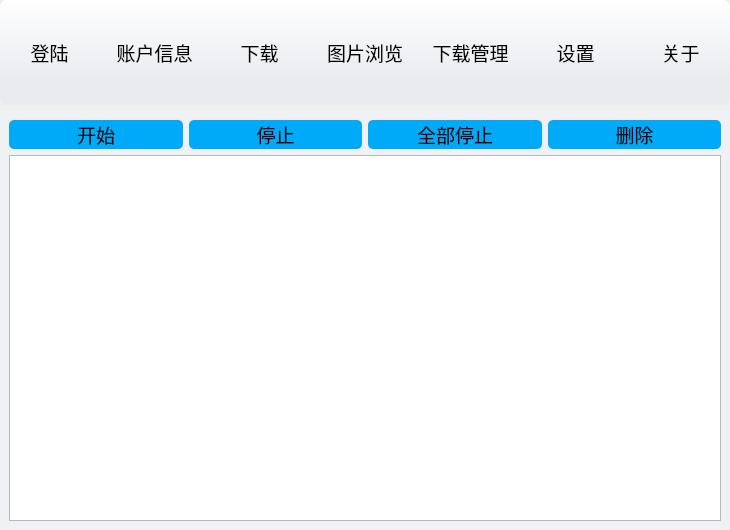
<?xml version="1.0" encoding="UTF-8"?>
<ui version="4.0">
 <class>mainWidget</class>
 <widget class="QWidget" name="mainWidget">
  <property name="geometry">
   <rect>
    <x>0</x>
    <y>0</y>
    <width>730</width>
    <height>530</height>
   </rect>
  </property>
  <property name="sizePolicy">
   <sizepolicy hsizetype="Preferred" vsizetype="Preferred">
    <horstretch>0</horstretch>
    <verstretch>0</verstretch>
   </sizepolicy>
  </property>
  <property name="minimumSize">
   <size>
    <width>730</width>
    <height>530</height>
   </size>
  </property>
  <property name="maximumSize">
   <size>
    <width>16777215</width>
    <height>16777215</height>
   </size>
  </property>
  <property name="windowTitle">
   <string>Form</string>
  </property>
  <property name="styleSheet">
   <string notr="true"/>
  </property>
  <layout class="QGridLayout" name="gridLayout" rowstretch="1,4">
   <property name="leftMargin">
    <number>0</number>
   </property>
   <property name="topMargin">
    <number>0</number>
   </property>
   <property name="rightMargin">
    <number>0</number>
   </property>
   <property name="bottomMargin">
    <number>0</number>
   </property>
   <item row="0" column="0">
    <widget class="QFrame" name="frame">
     <property name="sizePolicy">
      <sizepolicy hsizetype="Preferred" vsizetype="Preferred">
       <horstretch>0</horstretch>
       <verstretch>0</verstretch>
      </sizepolicy>
     </property>
     <property name="minimumSize">
      <size>
       <width>600</width>
       <height>100</height>
      </size>
     </property>
     <property name="styleSheet">
      <string notr="true">QFrame#frame{
background-color: qlineargradient(spread:pad, x1:1, y1:0.767091, x2:1, y2:0, stop:0 rgba(233,235,239,255), stop:1 rgba(255, 255, 255, 255));
border-radius:7px;
}

QToolButton{
border:None;
border-radius:7px;
}

QToolButton:checked,QToolButton:pressed{
background-color:rgb(133,150,167);
}

QToolButton:hover{
background-color:rgb(224,226,230)
}

QToolButton:checked:hover{
background-color:rgb(133,150,167);
}</string>
     </property>
     <property name="frameShape">
      <enum>QFrame::StyledPanel</enum>
     </property>
     <property name="frameShadow">
      <enum>QFrame::Raised</enum>
     </property>
     <layout class="QGridLayout" name="gridLayout_2" columnstretch="0,0,0,0,0,0,0">
      <property name="sizeConstraint">
       <enum>QLayout::SetDefaultConstraint</enum>
      </property>
      <property name="leftMargin">
       <number>0</number>
      </property>
      <property name="topMargin">
       <number>0</number>
      </property>
      <property name="rightMargin">
       <number>0</number>
      </property>
      <property name="bottomMargin">
       <number>0</number>
      </property>
      <item row="0" column="6">
       <widget class="QToolButton" name="aboutButton">
        <property name="sizePolicy">
         <sizepolicy hsizetype="Preferred" vsizetype="Preferred">
          <horstretch>0</horstretch>
          <verstretch>0</verstretch>
         </sizepolicy>
        </property>
        <property name="minimumSize">
         <size>
          <width>95</width>
          <height>95</height>
         </size>
        </property>
        <property name="font">
         <font>
          <family>simsun</family>
          <pointsize>14</pointsize>
          <weight>50</weight>
          <italic>false</italic>
          <bold>false</bold>
         </font>
        </property>
        <property name="text">
         <string>关于</string>
        </property>
        <property name="icon">
         <iconset resource="pixiv.qrc">
          <normaloff>:/icons/icons/orkut-256.png</normaloff>:/icons/icons/orkut-256.png</iconset>
        </property>
        <property name="iconSize">
         <size>
          <width>50</width>
          <height>50</height>
         </size>
        </property>
        <property name="checkable">
         <bool>true</bool>
        </property>
        <property name="autoExclusive">
         <bool>true</bool>
        </property>
        <property name="toolButtonStyle">
         <enum>Qt::ToolButtonTextUnderIcon</enum>
        </property>
        <property name="autoRaise">
         <bool>false</bool>
        </property>
       </widget>
      </item>
      <item row="0" column="3">
       <widget class="QToolButton" name="viewButton">
        <property name="sizePolicy">
         <sizepolicy hsizetype="Preferred" vsizetype="Preferred">
          <horstretch>0</horstretch>
          <verstretch>0</verstretch>
         </sizepolicy>
        </property>
        <property name="minimumSize">
         <size>
          <width>95</width>
          <height>95</height>
         </size>
        </property>
        <property name="font">
         <font>
          <family>simsun</family>
          <pointsize>14</pointsize>
          <weight>50</weight>
          <italic>false</italic>
          <bold>false</bold>
         </font>
        </property>
        <property name="text">
         <string>图片浏览</string>
        </property>
        <property name="icon">
         <iconset resource="pixiv.qrc">
          <normaloff>:/icons/icons/picasa-256.png</normaloff>:/icons/icons/picasa-256.png</iconset>
        </property>
        <property name="iconSize">
         <size>
          <width>50</width>
          <height>50</height>
         </size>
        </property>
        <property name="checkable">
         <bool>true</bool>
        </property>
        <property name="autoExclusive">
         <bool>true</bool>
        </property>
        <property name="toolButtonStyle">
         <enum>Qt::ToolButtonTextUnderIcon</enum>
        </property>
        <property name="autoRaise">
         <bool>false</bool>
        </property>
       </widget>
      </item>
      <item row="0" column="4">
       <widget class="QToolButton" name="manageButton">
        <property name="sizePolicy">
         <sizepolicy hsizetype="Preferred" vsizetype="Preferred">
          <horstretch>0</horstretch>
          <verstretch>0</verstretch>
         </sizepolicy>
        </property>
        <property name="minimumSize">
         <size>
          <width>95</width>
          <height>95</height>
         </size>
        </property>
        <property name="font">
         <font>
          <family>simsun</family>
          <pointsize>14</pointsize>
          <weight>50</weight>
          <italic>false</italic>
          <bold>false</bold>
         </font>
        </property>
        <property name="text">
         <string>下载管理</string>
        </property>
        <property name="icon">
         <iconset resource="pixiv.qrc">
          <normaloff>:/icons/icons/foursquare-256.png</normaloff>:/icons/icons/foursquare-256.png</iconset>
        </property>
        <property name="iconSize">
         <size>
          <width>50</width>
          <height>50</height>
         </size>
        </property>
        <property name="checkable">
         <bool>true</bool>
        </property>
        <property name="autoExclusive">
         <bool>true</bool>
        </property>
        <property name="toolButtonStyle">
         <enum>Qt::ToolButtonTextUnderIcon</enum>
        </property>
        <property name="autoRaise">
         <bool>false</bool>
        </property>
       </widget>
      </item>
      <item row="0" column="5">
       <widget class="QToolButton" name="settingButton">
        <property name="enabled">
         <bool>true</bool>
        </property>
        <property name="sizePolicy">
         <sizepolicy hsizetype="Preferred" vsizetype="Preferred">
          <horstretch>0</horstretch>
          <verstretch>0</verstretch>
         </sizepolicy>
        </property>
        <property name="minimumSize">
         <size>
          <width>95</width>
          <height>95</height>
         </size>
        </property>
        <property name="sizeIncrement">
         <size>
          <width>0</width>
          <height>0</height>
         </size>
        </property>
        <property name="baseSize">
         <size>
          <width>0</width>
          <height>0</height>
         </size>
        </property>
        <property name="font">
         <font>
          <family>simsun</family>
          <pointsize>14</pointsize>
          <weight>50</weight>
          <italic>false</italic>
          <bold>false</bold>
         </font>
        </property>
        <property name="text">
         <string>设置</string>
        </property>
        <property name="icon">
         <iconset resource="pixiv.qrc">
          <normaloff>:/icons/icons/posterous-256.png</normaloff>:/icons/icons/posterous-256.png</iconset>
        </property>
        <property name="iconSize">
         <size>
          <width>50</width>
          <height>50</height>
         </size>
        </property>
        <property name="checkable">
         <bool>true</bool>
        </property>
        <property name="autoExclusive">
         <bool>true</bool>
        </property>
        <property name="toolButtonStyle">
         <enum>Qt::ToolButtonTextUnderIcon</enum>
        </property>
        <property name="autoRaise">
         <bool>false</bool>
        </property>
       </widget>
      </item>
      <item row="0" column="2">
       <widget class="QToolButton" name="downloadButton">
        <property name="sizePolicy">
         <sizepolicy hsizetype="Preferred" vsizetype="Preferred">
          <horstretch>0</horstretch>
          <verstretch>0</verstretch>
         </sizepolicy>
        </property>
        <property name="minimumSize">
         <size>
          <width>95</width>
          <height>95</height>
         </size>
        </property>
        <property name="font">
         <font>
          <family>simsun</family>
          <pointsize>14</pointsize>
          <weight>50</weight>
          <italic>false</italic>
          <bold>false</bold>
         </font>
        </property>
        <property name="text">
         <string>下载</string>
        </property>
        <property name="icon">
         <iconset resource="pixiv.qrc">
          <normaloff>:/icons/icons/envato-256.png</normaloff>:/icons/icons/envato-256.png</iconset>
        </property>
        <property name="iconSize">
         <size>
          <width>50</width>
          <height>50</height>
         </size>
        </property>
        <property name="checkable">
         <bool>true</bool>
        </property>
        <property name="autoExclusive">
         <bool>true</bool>
        </property>
        <property name="toolButtonStyle">
         <enum>Qt::ToolButtonTextUnderIcon</enum>
        </property>
        <property name="autoRaise">
         <bool>false</bool>
        </property>
       </widget>
      </item>
      <item row="0" column="1">
       <widget class="QToolButton" name="accountButton">
        <property name="sizePolicy">
         <sizepolicy hsizetype="Preferred" vsizetype="Preferred">
          <horstretch>0</horstretch>
          <verstretch>0</verstretch>
         </sizepolicy>
        </property>
        <property name="minimumSize">
         <size>
          <width>95</width>
          <height>95</height>
         </size>
        </property>
        <property name="font">
         <font>
          <family>simsun</family>
          <pointsize>14</pointsize>
          <weight>50</weight>
          <italic>false</italic>
          <bold>false</bold>
         </font>
        </property>
        <property name="text">
         <string>账户信息</string>
        </property>
        <property name="icon">
         <iconset resource="pixiv.qrc">
          <normaloff>:/icons/icons/aim-256.png</normaloff>:/icons/icons/aim-256.png</iconset>
        </property>
        <property name="iconSize">
         <size>
          <width>50</width>
          <height>50</height>
         </size>
        </property>
        <property name="checkable">
         <bool>true</bool>
        </property>
        <property name="autoExclusive">
         <bool>true</bool>
        </property>
        <property name="toolButtonStyle">
         <enum>Qt::ToolButtonTextUnderIcon</enum>
        </property>
        <property name="autoRaise">
         <bool>false</bool>
        </property>
       </widget>
      </item>
      <item row="0" column="0">
       <widget class="QToolButton" name="loginButton">
        <property name="sizePolicy">
         <sizepolicy hsizetype="Preferred" vsizetype="Preferred">
          <horstretch>0</horstretch>
          <verstretch>0</verstretch>
         </sizepolicy>
        </property>
        <property name="minimumSize">
         <size>
          <width>95</width>
          <height>95</height>
         </size>
        </property>
        <property name="font">
         <font>
          <family>simsun</family>
          <pointsize>14</pointsize>
          <weight>50</weight>
          <italic>false</italic>
          <bold>false</bold>
         </font>
        </property>
        <property name="text">
         <string>登陆</string>
        </property>
        <property name="icon">
         <iconset resource="pixiv.qrc">
          <normaloff>:/icons/icons/gravatar-256.png</normaloff>:/icons/icons/gravatar-256.png</iconset>
        </property>
        <property name="iconSize">
         <size>
          <width>50</width>
          <height>50</height>
         </size>
        </property>
        <property name="checkable">
         <bool>true</bool>
        </property>
        <property name="autoExclusive">
         <bool>true</bool>
        </property>
        <property name="toolButtonStyle">
         <enum>Qt::ToolButtonTextUnderIcon</enum>
        </property>
        <property name="autoRaise">
         <bool>false</bool>
        </property>
       </widget>
      </item>
     </layout>
    </widget>
   </item>
   <item row="1" column="0">
    <widget class="QStackedWidget" name="stackedWidget">
     <property name="sizePolicy">
      <sizepolicy hsizetype="Preferred" vsizetype="Preferred">
       <horstretch>0</horstretch>
       <verstretch>0</verstretch>
      </sizepolicy>
     </property>
     <property name="minimumSize">
      <size>
       <width>600</width>
       <height>360</height>
      </size>
     </property>
     <property name="styleSheet">
      <string notr="true">QStackedWidget{
background-color: rgb(240,241,244);

}

QPushButton{
background-color: rgb(0,170,248);
border-radius:5px;
}
QPushButton:hover{
background-color: rgb(51, 68, 85);
}

QLabel{
border:2px solid rgb(228,228,228);
border-radius:5px;
}
QLineEdit{
border:2px solid rgb(228,228,228);
border-radius:5px;
}</string>
     </property>
     <property name="currentIndex">
      <number>4</number>
     </property>
     <widget class="QWidget" name="login">
      <widget class="QPushButton" name="stackLoginButton">
       <property name="geometry">
        <rect>
         <x>230</x>
         <y>200</y>
         <width>121</width>
         <height>41</height>
        </rect>
       </property>
       <property name="sizePolicy">
        <sizepolicy hsizetype="Fixed" vsizetype="Fixed">
         <horstretch>100</horstretch>
         <verstretch>45</verstretch>
        </sizepolicy>
       </property>
       <property name="palette">
        <palette>
         <active>
          <colorrole role="Button">
           <brush brushstyle="SolidPattern">
            <color alpha="255">
             <red>0</red>
             <green>170</green>
             <blue>248</blue>
            </color>
           </brush>
          </colorrole>
          <colorrole role="Base">
           <brush brushstyle="SolidPattern">
            <color alpha="255">
             <red>0</red>
             <green>170</green>
             <blue>248</blue>
            </color>
           </brush>
          </colorrole>
          <colorrole role="Window">
           <brush brushstyle="SolidPattern">
            <color alpha="255">
             <red>0</red>
             <green>170</green>
             <blue>248</blue>
            </color>
           </brush>
          </colorrole>
         </active>
         <inactive>
          <colorrole role="Button">
           <brush brushstyle="SolidPattern">
            <color alpha="255">
             <red>0</red>
             <green>170</green>
             <blue>248</blue>
            </color>
           </brush>
          </colorrole>
          <colorrole role="Base">
           <brush brushstyle="SolidPattern">
            <color alpha="255">
             <red>0</red>
             <green>170</green>
             <blue>248</blue>
            </color>
           </brush>
          </colorrole>
          <colorrole role="Window">
           <brush brushstyle="SolidPattern">
            <color alpha="255">
             <red>0</red>
             <green>170</green>
             <blue>248</blue>
            </color>
           </brush>
          </colorrole>
         </inactive>
         <disabled>
          <colorrole role="Button">
           <brush brushstyle="SolidPattern">
            <color alpha="255">
             <red>0</red>
             <green>170</green>
             <blue>248</blue>
            </color>
           </brush>
          </colorrole>
          <colorrole role="Base">
           <brush brushstyle="SolidPattern">
            <color alpha="255">
             <red>0</red>
             <green>170</green>
             <blue>248</blue>
            </color>
           </brush>
          </colorrole>
          <colorrole role="Window">
           <brush brushstyle="SolidPattern">
            <color alpha="255">
             <red>0</red>
             <green>170</green>
             <blue>248</blue>
            </color>
           </brush>
          </colorrole>
         </disabled>
        </palette>
       </property>
       <property name="font">
        <font>
         <family>宋体</family>
         <pointsize>14</pointsize>
         <weight>50</weight>
         <italic>false</italic>
         <bold>false</bold>
        </font>
       </property>
       <property name="text">
        <string>登陆</string>
       </property>
       <property name="shortcut">
        <string>Return</string>
       </property>
      </widget>
      <widget class="QWidget" name="layoutWidget">
       <property name="geometry">
        <rect>
         <x>170</x>
         <y>120</y>
         <width>243</width>
         <height>60</height>
        </rect>
       </property>
       <layout class="QGridLayout" name="gridLayout_6">
        <item row="1" column="1">
         <widget class="QLineEdit" name="stackPassWordLineEdit">
          <property name="inputMask">
           <string/>
          </property>
          <property name="echoMode">
           <enum>QLineEdit::Password</enum>
          </property>
         </widget>
        </item>
        <item row="1" column="0">
         <widget class="QLabel" name="label_2">
          <property name="font">
           <font>
            <family>宋体</family>
            <pointsize>14</pointsize>
            <weight>50</weight>
            <italic>false</italic>
            <bold>false</bold>
           </font>
          </property>
          <property name="text">
           <string>密码</string>
          </property>
          <property name="textFormat">
           <enum>Qt::AutoText</enum>
          </property>
         </widget>
        </item>
        <item row="0" column="0">
         <widget class="QLabel" name="label">
          <property name="font">
           <font>
            <family>宋体</family>
            <pointsize>14</pointsize>
            <weight>50</weight>
            <italic>false</italic>
            <bold>false</bold>
           </font>
          </property>
          <property name="text">
           <string>用户名</string>
          </property>
          <property name="textFormat">
           <enum>Qt::AutoText</enum>
          </property>
         </widget>
        </item>
        <item row="0" column="1">
         <widget class="QLineEdit" name="stackPixivIDLineEdit">
          <property name="inputMask">
           <string/>
          </property>
          <property name="text">
           <string/>
          </property>
         </widget>
        </item>
       </layout>
      </widget>
     </widget>
     <widget class="QWidget" name="page">
      <widget class="QPushButton" name="stackFollowedUser">
       <property name="geometry">
        <rect>
         <x>270</x>
         <y>80</y>
         <width>111</width>
         <height>41</height>
        </rect>
       </property>
       <property name="font">
        <font>
         <family>宋体</family>
         <pointsize>14</pointsize>
        </font>
       </property>
       <property name="text">
        <string>关注用户</string>
       </property>
      </widget>
      <widget class="QLabel" name="stackAvatar">
       <property name="geometry">
        <rect>
         <x>40</x>
         <y>60</y>
         <width>170</width>
         <height>170</height>
        </rect>
       </property>
       <property name="text">
        <string/>
       </property>
      </widget>
      <widget class="QPushButton" name="stackLogoutButton">
       <property name="geometry">
        <rect>
         <x>60</x>
         <y>250</y>
         <width>111</width>
         <height>41</height>
        </rect>
       </property>
       <property name="font">
        <font>
         <family>宋体</family>
         <pointsize>14</pointsize>
        </font>
       </property>
       <property name="text">
        <string>退出登录</string>
       </property>
      </widget>
     </widget>
     <widget class="QWidget" name="download">
      <widget class="QLabel" name="label_3">
       <property name="geometry">
        <rect>
         <x>30</x>
         <y>30</y>
         <width>81</width>
         <height>31</height>
        </rect>
       </property>
       <property name="font">
        <font>
         <family>宋体</family>
         <pointsize>14</pointsize>
         <weight>50</weight>
         <italic>false</italic>
         <bold>false</bold>
        </font>
       </property>
       <property name="text">
        <string>作者ID</string>
       </property>
       <property name="textFormat">
        <enum>Qt::AutoText</enum>
       </property>
      </widget>
      <widget class="QLineEdit" name="stackUserID">
       <property name="geometry">
        <rect>
         <x>120</x>
         <y>30</y>
         <width>211</width>
         <height>31</height>
        </rect>
       </property>
       <property name="font">
        <font>
         <family>宋体</family>
         <pointsize>14</pointsize>
        </font>
       </property>
       <property name="inputMask">
        <string/>
       </property>
       <property name="text">
        <string/>
       </property>
      </widget>
      <widget class="QPushButton" name="stackSearchButton">
       <property name="geometry">
        <rect>
         <x>370</x>
         <y>30</y>
         <width>101</width>
         <height>31</height>
        </rect>
       </property>
       <property name="font">
        <font>
         <family>宋体</family>
         <pointsize>14</pointsize>
        </font>
       </property>
       <property name="text">
        <string>搜索</string>
       </property>
      </widget>
     </widget>
     <widget class="QWidget" name="page_2">
      <layout class="QGridLayout" name="gridLayout_5">
       <item row="1" column="0" colspan="6">
        <widget class="QScrollArea" name="viewWidget">
         <property name="widgetResizable">
          <bool>true</bool>
         </property>
         <widget class="QWidget" name="scrollAreaWidgetContents">
          <property name="geometry">
           <rect>
            <x>0</x>
            <y>0</y>
            <width>710</width>
            <height>367</height>
           </rect>
          </property>
         </widget>
        </widget>
       </item>
       <item row="0" column="5">
        <widget class="QPushButton" name="downloadChecked">
         <property name="font">
          <font>
           <family>宋体</family>
           <pointsize>14</pointsize>
          </font>
         </property>
         <property name="text">
          <string>下载选中</string>
         </property>
        </widget>
       </item>
       <item row="0" column="0">
        <widget class="QLabel" name="pixivUserName">
         <property name="font">
          <font>
           <family>宋体</family>
           <pointsize>14</pointsize>
          </font>
         </property>
         <property name="text">
          <string/>
         </property>
         <property name="alignment">
          <set>Qt::AlignCenter</set>
         </property>
        </widget>
       </item>
       <item row="0" column="3">
        <widget class="QLabel" name="curPage">
         <property name="font">
          <font>
           <family>宋体</family>
           <pointsize>14</pointsize>
          </font>
         </property>
         <property name="text">
          <string/>
         </property>
         <property name="alignment">
          <set>Qt::AlignCenter</set>
         </property>
        </widget>
       </item>
       <item row="0" column="4">
        <widget class="QPushButton" name="nextPage">
         <property name="font">
          <font>
           <family>宋体</family>
           <pointsize>14</pointsize>
          </font>
         </property>
         <property name="text">
          <string>下一页</string>
         </property>
        </widget>
       </item>
       <item row="0" column="2">
        <widget class="QPushButton" name="prevPage">
         <property name="font">
          <font>
           <family>宋体</family>
           <pointsize>14</pointsize>
          </font>
         </property>
         <property name="text">
          <string>上一页</string>
         </property>
        </widget>
       </item>
      </layout>
     </widget>
     <widget class="QWidget" name="manage">
      <layout class="QGridLayout" name="gridLayout_4">
       <item row="0" column="0">
        <widget class="QPushButton" name="pushButton">
         <property name="font">
          <font>
           <family>宋体</family>
           <pointsize>14</pointsize>
          </font>
         </property>
         <property name="text">
          <string>开始</string>
         </property>
        </widget>
       </item>
       <item row="0" column="1">
        <widget class="QPushButton" name="pushButton_2">
         <property name="font">
          <font>
           <family>宋体</family>
           <pointsize>14</pointsize>
          </font>
         </property>
         <property name="text">
          <string>停止</string>
         </property>
        </widget>
       </item>
       <item row="0" column="2">
        <widget class="QPushButton" name="pushButton_7">
         <property name="font">
          <font>
           <family>宋体</family>
           <pointsize>14</pointsize>
          </font>
         </property>
         <property name="text">
          <string>全部停止</string>
         </property>
        </widget>
       </item>
       <item row="0" column="3">
        <widget class="QPushButton" name="pushButton_8">
         <property name="font">
          <font>
           <family>宋体</family>
           <pointsize>14</pointsize>
          </font>
         </property>
         <property name="text">
          <string>删除</string>
         </property>
        </widget>
       </item>
       <item row="1" column="0" colspan="4">
        <widget class="QTableWidget" name="manageTableWidget">
         <property name="minimumSize">
          <size>
           <width>0</width>
           <height>0</height>
          </size>
         </property>
         <property name="editTriggers">
          <set>QAbstractItemView::NoEditTriggers</set>
         </property>
         <property name="selectionBehavior">
          <enum>QAbstractItemView::SelectRows</enum>
         </property>
         <property name="columnCount">
          <number>3</number>
         </property>
         <attribute name="horizontalHeaderVisible">
          <bool>false</bool>
         </attribute>
         <attribute name="verticalHeaderVisible">
          <bool>true</bool>
         </attribute>
         <column/>
         <column/>
         <column/>
        </widget>
       </item>
      </layout>
     </widget>
     <widget class="QWidget" name="setting">
      <widget class="QLabel" name="label_4">
       <property name="geometry">
        <rect>
         <x>30</x>
         <y>30</y>
         <width>81</width>
         <height>21</height>
        </rect>
       </property>
       <property name="font">
        <font>
         <family>宋体</family>
         <pointsize>14</pointsize>
         <weight>50</weight>
         <italic>false</italic>
         <bold>false</bold>
        </font>
       </property>
       <property name="text">
        <string>下载目录</string>
       </property>
       <property name="textFormat">
        <enum>Qt::AutoText</enum>
       </property>
      </widget>
      <widget class="QLineEdit" name="lineEdit_4">
       <property name="geometry">
        <rect>
         <x>170</x>
         <y>20</y>
         <width>271</width>
         <height>31</height>
        </rect>
       </property>
       <property name="inputMask">
        <string/>
       </property>
       <property name="text">
        <string/>
       </property>
      </widget>
      <widget class="QPushButton" name="pushButton_3">
       <property name="geometry">
        <rect>
         <x>470</x>
         <y>20</y>
         <width>101</width>
         <height>31</height>
        </rect>
       </property>
       <property name="font">
        <font>
         <family>宋体</family>
         <pointsize>14</pointsize>
        </font>
       </property>
       <property name="text">
        <string>更改</string>
       </property>
      </widget>
      <widget class="QPushButton" name="pushButton_4">
       <property name="geometry">
        <rect>
         <x>140</x>
         <y>290</y>
         <width>101</width>
         <height>31</height>
        </rect>
       </property>
       <property name="font">
        <font>
         <family>宋体</family>
         <pointsize>14</pointsize>
        </font>
       </property>
       <property name="text">
        <string>确定</string>
       </property>
      </widget>
      <widget class="QPushButton" name="pushButton_5">
       <property name="geometry">
        <rect>
         <x>280</x>
         <y>290</y>
         <width>101</width>
         <height>31</height>
        </rect>
       </property>
       <property name="font">
        <font>
         <family>宋体</family>
         <pointsize>14</pointsize>
        </font>
       </property>
       <property name="text">
        <string>应用</string>
       </property>
      </widget>
      <widget class="QPushButton" name="pushButton_6">
       <property name="geometry">
        <rect>
         <x>410</x>
         <y>290</y>
         <width>101</width>
         <height>31</height>
        </rect>
       </property>
       <property name="font">
        <font>
         <family>宋体</family>
         <pointsize>14</pointsize>
        </font>
       </property>
       <property name="text">
        <string>取消</string>
       </property>
      </widget>
      <widget class="QLabel" name="label_5">
       <property name="geometry">
        <rect>
         <x>30</x>
         <y>80</y>
         <width>121</width>
         <height>21</height>
        </rect>
       </property>
       <property name="font">
        <font>
         <family>宋体</family>
         <pointsize>14</pointsize>
         <weight>50</weight>
         <italic>false</italic>
         <bold>false</bold>
        </font>
       </property>
       <property name="text">
        <string>同时下载数量</string>
       </property>
       <property name="textFormat">
        <enum>Qt::AutoText</enum>
       </property>
      </widget>
      <widget class="QComboBox" name="comboBox">
       <property name="geometry">
        <rect>
         <x>170</x>
         <y>80</y>
         <width>69</width>
         <height>22</height>
        </rect>
       </property>
       <property name="font">
        <font>
         <family>宋体</family>
         <pointsize>14</pointsize>
        </font>
       </property>
       <item>
        <property name="text">
         <string>1</string>
        </property>
       </item>
       <item>
        <property name="text">
         <string>2</string>
        </property>
       </item>
       <item>
        <property name="text">
         <string>4</string>
        </property>
       </item>
       <item>
        <property name="text">
         <string>8</string>
        </property>
       </item>
       <item>
        <property name="text">
         <string>16</string>
        </property>
       </item>
      </widget>
      <widget class="QGroupBox" name="groupBox">
       <property name="geometry">
        <rect>
         <x>30</x>
         <y>120</y>
         <width>561</width>
         <height>141</height>
        </rect>
       </property>
       <property name="title">
        <string>下载过滤</string>
       </property>
       <widget class="QLabel" name="label_6">
        <property name="geometry">
         <rect>
          <x>10</x>
          <y>20</y>
          <width>121</width>
          <height>21</height>
         </rect>
        </property>
        <property name="font">
         <font>
          <family>宋体</family>
          <pointsize>14</pointsize>
          <weight>50</weight>
          <italic>false</italic>
          <bold>false</bold>
         </font>
        </property>
        <property name="text">
         <string>最小评分</string>
        </property>
        <property name="textFormat">
         <enum>Qt::AutoText</enum>
        </property>
       </widget>
       <widget class="QLineEdit" name="lineEdit_5">
        <property name="geometry">
         <rect>
          <x>140</x>
          <y>10</y>
          <width>271</width>
          <height>31</height>
         </rect>
        </property>
        <property name="inputMask">
         <string/>
        </property>
        <property name="text">
         <string/>
        </property>
       </widget>
       <widget class="QLineEdit" name="lineEdit_6">
        <property name="geometry">
         <rect>
          <x>140</x>
          <y>50</y>
          <width>271</width>
          <height>31</height>
         </rect>
        </property>
        <property name="inputMask">
         <string/>
        </property>
        <property name="text">
         <string/>
        </property>
       </widget>
       <widget class="QLabel" name="label_7">
        <property name="geometry">
         <rect>
          <x>10</x>
          <y>60</y>
          <width>121</width>
          <height>21</height>
         </rect>
        </property>
        <property name="font">
         <font>
          <family>宋体</family>
          <pointsize>14</pointsize>
          <weight>50</weight>
          <italic>false</italic>
          <bold>false</bold>
         </font>
        </property>
        <property name="text">
         <string>排除tag</string>
        </property>
        <property name="textFormat">
         <enum>Qt::AutoText</enum>
        </property>
       </widget>
      </widget>
     </widget>
     <widget class="QWidget" name="about">
      <layout class="QGridLayout" name="gridLayout_3">
       <item row="0" column="0">
        <widget class="QTextBrowser" name="textBrowser"/>
       </item>
      </layout>
     </widget>
    </widget>
   </item>
  </layout>
 </widget>
 <tabstops>
  <tabstop>accountButton</tabstop>
  <tabstop>downloadButton</tabstop>
  <tabstop>viewButton</tabstop>
  <tabstop>manageButton</tabstop>
  <tabstop>settingButton</tabstop>
  <tabstop>aboutButton</tabstop>
  <tabstop>stackPixivIDLineEdit</tabstop>
  <tabstop>loginButton</tabstop>
  <tabstop>stackPassWordLineEdit</tabstop>
  <tabstop>stackLoginButton</tabstop>
  <tabstop>stackFollowedUser</tabstop>
  <tabstop>stackUserID</tabstop>
  <tabstop>stackSearchButton</tabstop>
  <tabstop>manageTableWidget</tabstop>
  <tabstop>lineEdit_4</tabstop>
  <tabstop>pushButton_3</tabstop>
  <tabstop>pushButton_4</tabstop>
  <tabstop>pushButton_5</tabstop>
  <tabstop>pushButton_6</tabstop>
  <tabstop>comboBox</tabstop>
  <tabstop>lineEdit_5</tabstop>
  <tabstop>lineEdit_6</tabstop>
  <tabstop>textBrowser</tabstop>
  <tabstop>stackLogoutButton</tabstop>
 </tabstops>
 <resources>
  <include location="pixiv.qrc"/>
 </resources>
 <connections/>
</ui>
